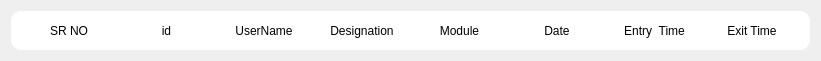
<?xml version="1.0" encoding="UTF-8"?>
<ui version="4.0">
 <class>report</class>
 <widget class="QWidget" name="report">
  <property name="geometry">
   <rect>
    <x>0</x>
    <y>0</y>
    <width>821</width>
    <height>61</height>
   </rect>
  </property>
  <property name="windowTitle">
   <string>Form</string>
  </property>
  <layout class="QVBoxLayout" name="verticalLayout">
   <item>
    <widget class="QWidget" name="widget" native="true">
     <property name="styleSheet">
      <string notr="true">#widget
{	
	background-color: rgb(255, 255, 255);
	border-radius:10px;
}</string>
     </property>
     <layout class="QHBoxLayout" name="horizontalLayout">
      <property name="spacing">
       <number>0</number>
      </property>
      <item>
       <widget class="QLabel" name="lblSrNo">
        <property name="maximumSize">
         <size>
          <width>100</width>
          <height>16777215</height>
         </size>
        </property>
        <property name="text">
         <string>SR NO</string>
        </property>
        <property name="alignment">
         <set>Qt::AlignCenter</set>
        </property>
       </widget>
      </item>
      <item>
       <widget class="QLabel" name="lblId">
        <property name="maximumSize">
         <size>
          <width>100</width>
          <height>16777215</height>
         </size>
        </property>
        <property name="frameShape">
         <enum>QFrame::NoFrame</enum>
        </property>
        <property name="text">
         <string>id</string>
        </property>
        <property name="alignment">
         <set>Qt::AlignCenter</set>
        </property>
       </widget>
      </item>
      <item>
       <widget class="QLabel" name="lblName">
        <property name="maximumSize">
         <size>
          <width>300</width>
          <height>16777215</height>
         </size>
        </property>
        <property name="frameShape">
         <enum>QFrame::NoFrame</enum>
        </property>
        <property name="text">
         <string>UserName</string>
        </property>
        <property name="alignment">
         <set>Qt::AlignCenter</set>
        </property>
       </widget>
      </item>
      <item>
       <widget class="QLabel" name="lblDesig">
        <property name="maximumSize">
         <size>
          <width>150</width>
          <height>16777215</height>
         </size>
        </property>
        <property name="text">
         <string>Designation</string>
        </property>
        <property name="alignment">
         <set>Qt::AlignCenter</set>
        </property>
       </widget>
      </item>
      <item>
       <widget class="QLabel" name="lblmodule">
        <property name="maximumSize">
         <size>
          <width>250</width>
          <height>16777215</height>
         </size>
        </property>
        <property name="frameShape">
         <enum>QFrame::NoFrame</enum>
        </property>
        <property name="text">
         <string>Module</string>
        </property>
        <property name="alignment">
         <set>Qt::AlignCenter</set>
        </property>
       </widget>
      </item>
      <item>
       <widget class="QLabel" name="lbldate">
        <property name="maximumSize">
         <size>
          <width>150</width>
          <height>16777215</height>
         </size>
        </property>
        <property name="text">
         <string>Date</string>
        </property>
        <property name="alignment">
         <set>Qt::AlignCenter</set>
        </property>
       </widget>
      </item>
      <item>
       <widget class="QLabel" name="lblentry">
        <property name="maximumSize">
         <size>
          <width>175</width>
          <height>16777215</height>
         </size>
        </property>
        <property name="frameShape">
         <enum>QFrame::NoFrame</enum>
        </property>
        <property name="text">
         <string>Entry  Time</string>
        </property>
        <property name="alignment">
         <set>Qt::AlignCenter</set>
        </property>
       </widget>
      </item>
      <item>
       <widget class="QLabel" name="lblexit">
        <property name="maximumSize">
         <size>
          <width>175</width>
          <height>16777215</height>
         </size>
        </property>
        <property name="frameShape">
         <enum>QFrame::NoFrame</enum>
        </property>
        <property name="text">
         <string>Exit Time</string>
        </property>
        <property name="alignment">
         <set>Qt::AlignCenter</set>
        </property>
       </widget>
      </item>
     </layout>
    </widget>
   </item>
  </layout>
 </widget>
 <resources/>
 <connections/>
</ui>
